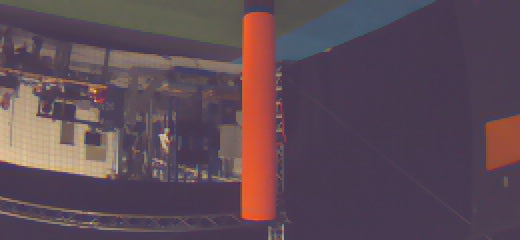
#> input picture TestAreaPythonComputerVision/image.jpg, 520 x 240 px
$ python Test_YUV2RGB.py
#> lines starting #> are read from the running program, lines starting #| are printed output that depends on the picture
# -*- coding: utf-8 -*-
"""
Created on Tue Feb 25 18:48:19 2025

@author: armin
"""

import cv2
import numpy as np
import matplotlib.pyplot as plt

# Load the image
image = cv2.imread("image.jpg")  # Change this to your image path
#> image is the input picture: shape (240, 520, 3); mean B, G, R 85.4, 74.2, 93.5
image = cv2.cvtColor(image, cv2.COLOR_BGR2RGB)  # Convert to RGB for correct display

# Convert to YUV color space
yuv = cv2.cvtColor(image, cv2.COLOR_RGB2YUV)
#> yuv: shape (240, 520, 3); mean of channels 0, 1, 2 81.3, 130, 138.7

# Split Y, U, V channels
Y, U, V = cv2.split(yuv)
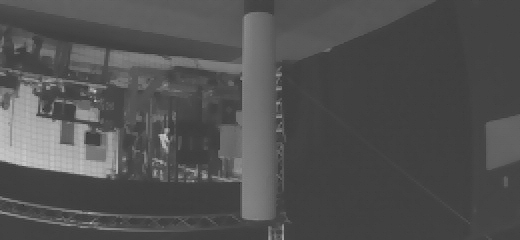
#> Y: shape (240, 520); min 38, max 204, mean 81.3
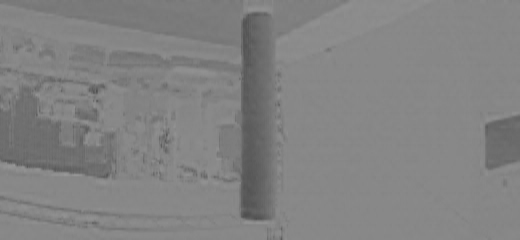
#> U: shape (240, 520); min 78, max 152, mean 130
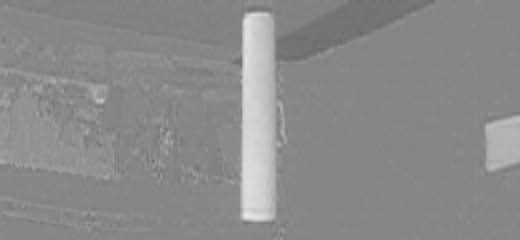
#> V: shape (240, 520); min 104, max 235, mean 138.7

# Function to downsample and upsample chroma channels
def subsample_chroma(U, V, factor_x, factor_y):
    """ Applies chroma subsampling (downsampling + upsampling) """
#> called with factor_x = 2, factor_y = 1
    U_down = cv2.resize(U, (U.shape[1] // factor_x, U.shape[0] // factor_y), interpolation=cv2.INTER_AREA)
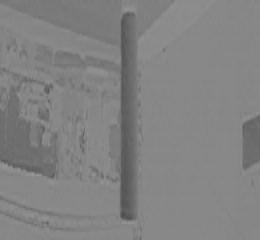
#> U_down: shape (240, 260); min 80, max 152, mean 130.1
    V_down = cv2.resize(V, (V.shape[1] // factor_x, V.shape[0] // factor_y), interpolation=cv2.INTER_AREA)
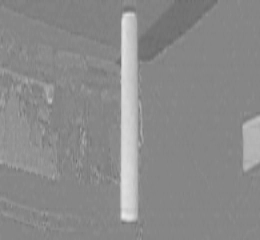
#> V_down: shape (240, 260); min 105, max 234, mean 138.7

    U_up = cv2.resize(U_down, (U.shape[1], U.shape[0]), interpolation=cv2.INTER_NEAREST)
    V_up = cv2.resize(V_down, (V.shape[1], V.shape[0]), interpolation=cv2.INTER_NEAREST)

    return U_up, V_up

# Apply different chroma subsampling methods
U_422, V_422 = subsample_chroma(U, V, 2, 1)  # 4:2:2 (Half horizontal resolution)
U_420, V_420 = subsample_chroma(U, V, 2, 2)  # 4:2:0 (Half horizontal & vertical resolution)
U_411, V_411 = subsample_chroma(U, V, 4, 1)  # 4:1:1 (Quarter horizontal resolution)
#> call 3 of subsample_chroma, with factor_x = 4, factor_y = 1
#> in subsample_chroma (call 3), `U_down = cv2.resize(U, (U.shape[1] // factor_x, U.shape[0] // factor_y..`:
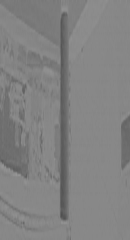
#> U_down: shape (240, 130); min 80, max 150, mean 130.1
#> in subsample_chroma (call 3), `V_down = cv2.resize(V, (V.shape[1] // factor_x, V.shape[0] // factor_y..`:
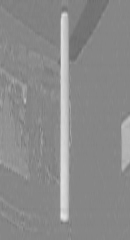
#> V_down: shape (240, 130); min 107, max 231, mean 138.7

# Reconstruct YUV images
yuv_444 = cv2.merge([Y, U, V])         # Full chroma resolution (4:4:4)
yuv_422 = cv2.merge([Y, U_422, V_422]) # Half horizontal chroma (4:2:2)
#> yuv_422: shape (240, 520, 3); mean of channels 0, 1, 2 81.3, 130.1, 138.7
yuv_420 = cv2.merge([Y, U_420, V_420]) # Half both horizontal & vertical chroma (4:2:0)
#> yuv_420: shape (240, 520, 3); mean of channels 0, 1, 2 81.3, 130.2, 138.8
yuv_411 = cv2.merge([Y, U_411, V_411]) # Quarter horizontal chroma (4:1:1)
#> yuv_411: shape (240, 520, 3); mean of channels 0, 1, 2 81.3, 130.1, 138.7

# Convert back to RGB for display
rgb_444 = cv2.cvtColor(yuv_444, cv2.COLOR_YUV2RGB)
rgb_422 = cv2.cvtColor(yuv_422, cv2.COLOR_YUV2RGB)
rgb_420 = cv2.cvtColor(yuv_420, cv2.COLOR_YUV2RGB)
rgb_411 = cv2.cvtColor(yuv_411, cv2.COLOR_YUV2RGB)

# Plot original and compressed images
fig, axs = plt.subplots(1, 5, figsize=(25, 5))

axs[0].imshow(image)
axs[0].set_title("Original (RGB)")

axs[1].imshow(rgb_444)
axs[1].set_title("YUV 4:4:4 (Full Chroma)")

axs[2].imshow(rgb_422)
axs[2].set_title("YUV 4:2:2 (Half Horiz. Chroma)")

axs[3].imshow(rgb_420)
axs[3].set_title("YUV 4:2:0 (Half Both Chroma)")

axs[4].imshow(rgb_411)
axs[4].set_title("YUV 4:1:1 (Quarter Horiz. Chroma)")

for ax in axs:
    ax.axis("off")

plt.show()

# Save results
cv2.imwrite("output_444.jpg", cv2.cvtColor(rgb_444, cv2.COLOR_RGB2BGR))
cv2.imwrite("output_422.jpg", cv2.cvtColor(rgb_422, cv2.COLOR_RGB2BGR))
cv2.imwrite("output_420.jpg", cv2.cvtColor(rgb_420, cv2.COLOR_RGB2BGR))
cv2.imwrite("output_411.jpg", cv2.cvtColor(rgb_411, cv2.COLOR_RGB2BGR))
